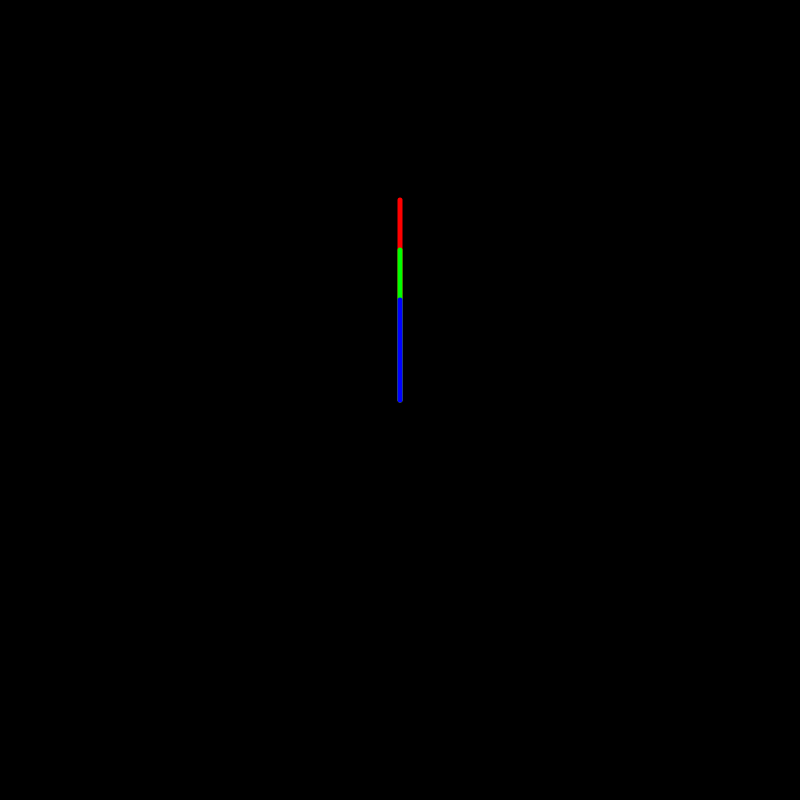
Frame 1 (no input)
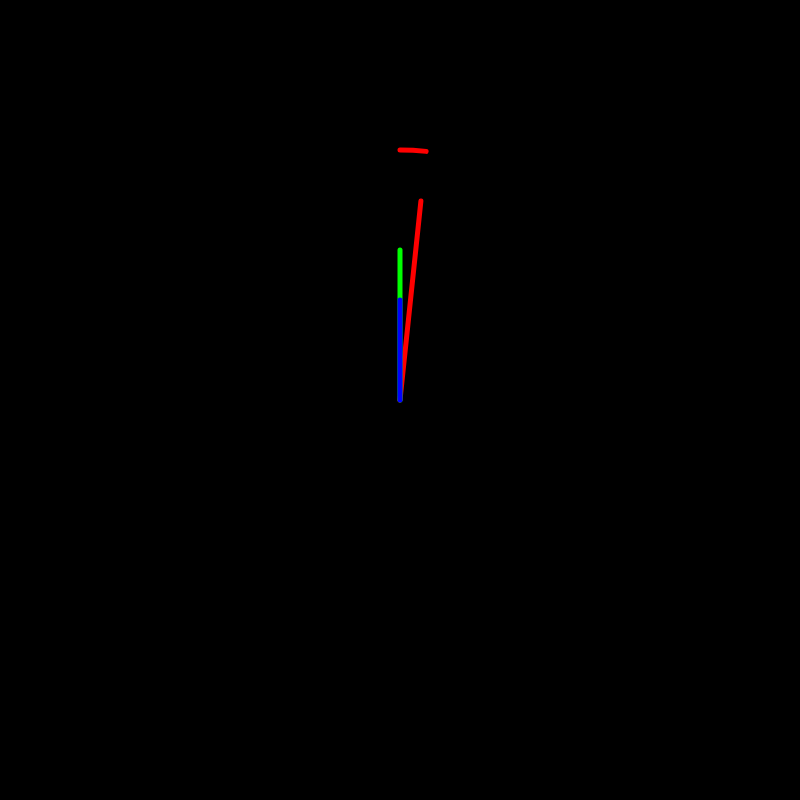
Frame 60 (no input)
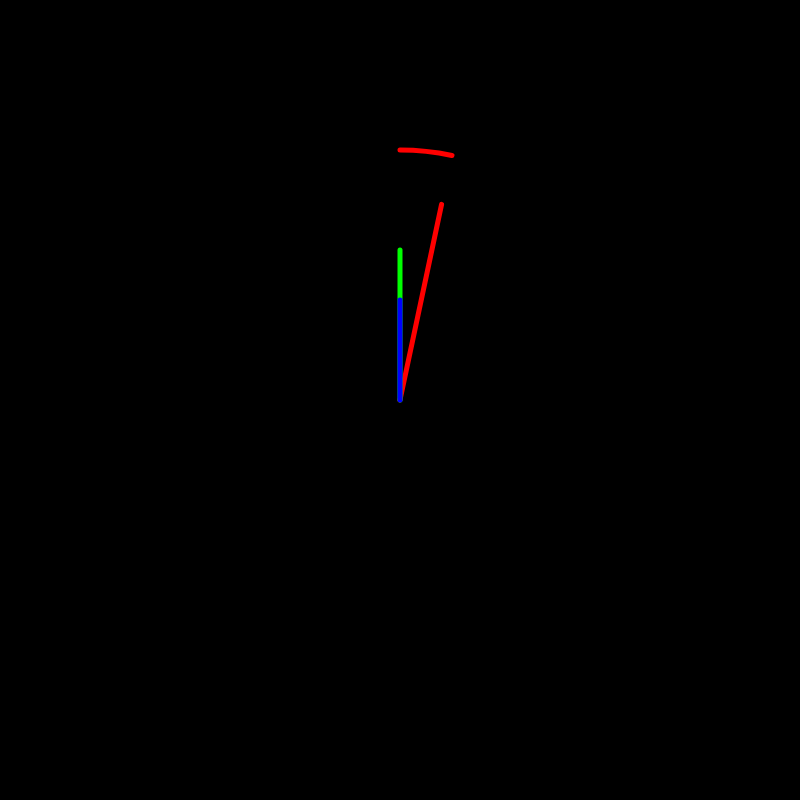
Frame 120 (the mouse pressed at the canvas centre since frame 60)

The p5.js sketch that drew these frames (run headless with seeded random() and noise() and a simulated clock; from frame 60 on, the mouse is pressed at the canvas centre):

// p5.js sketch
// ── sketch.js
var seconds, minutes;
function setup(){
  angleMode(DEGREES);
  createCanvas(800,800);
  background(0);
  seconds = 0;
  minutes = 0;
  hours = 0;
  
}
function draw(){
  background(0);
  if(frameCount % 60 === 59){
    seconds += 6;
  }
  if(frameCount % 3600 === 3599){
    minutes += 6;
  }
  if(frameCount % 216000 === 215999){
    hours += 30;
  }
  
  
  
  stroke(255);
  clock(400,400,200, 150, 100)
}

function clock(xOff, yOff, length1, length2, length3){
  stroke(255,0,0);
  strokeWeight(5);
  noFill();
  line(xOff,yOff,sin(seconds)*length1+xOff,cos(seconds+180)*length1+yOff);
  arc(400,400,500,500,-90,seconds-90)

  stroke(0,255,0);
  line(xOff,yOff,sin(minutes)*length2+xOff,cos(minutes+180)*length2+yOff);
  arc(400,400,485,485,-90,minutes-90)

  stroke(0,0,255);
  line(xOff,yOff,sin(hours)*length3+xOff,cos(hours+180)*length3+yOff);
  arc(400,400,470,470,-90,hours-90)
}
